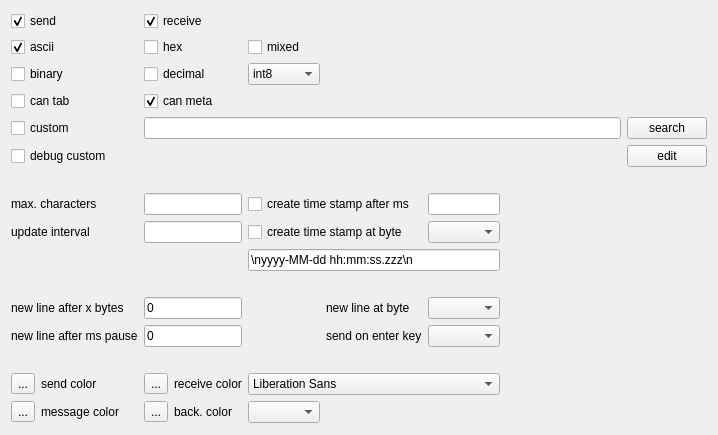
         <widget class="QWidget" name="scrollAreaWidgetContents">
          <property name="geometry">
           <rect>
            <x>0</x>
            <y>0</y>
            <width>718</width>
            <height>435</height>
           </rect>
          </property>
          <layout class="QGridLayout" name="gridLayout_9">
           <item row="0" column="0">
            <layout class="QGridLayout" name="gridLayout_7" rowstretch="0,0,0,0,0,0,0,0,0,0,0,0,0,0,0,0,0,0,0,0,0,0,0,0" columnstretch="0,0,0,0,0,1,0">
             <item row="11" column="4">
              <widget class="QComboBox" name="consoleTimestampAtByteComboBox">
               <property name="maximumSize">
                <size>
                 <width>16777215</width>
                 <height>16777215</height>
                </size>
               </property>
               <property name="toolTip">
                <string>create time stamp at byte</string>
               </property>
              </widget>
             </item>
             <item row="10" column="1">
              <widget class="QLineEdit" name="ConsoleBufferLineEdit">
               <property name="sizePolicy">
                <sizepolicy hsizetype="Ignored" vsizetype="Fixed">
                 <horstretch>0</horstretch>
                 <verstretch>0</verstretch>
                </sizepolicy>
               </property>
               <property name="maximumSize">
                <size>
                 <width>16777215</width>
                 <height>16777215</height>
                </size>
               </property>
               <property name="toolTip">
                <string>max. characters in console</string>
               </property>
               <property name="inputMask">
                <string/>
               </property>
              </widget>
             </item>
             <item row="11" column="1">
              <widget class="QLineEdit" name="ConsoleUpdateIntervallLineEdit">
               <property name="sizePolicy">
                <sizepolicy hsizetype="Ignored" vsizetype="Fixed">
                 <horstretch>0</horstretch>
                 <verstretch>0</verstretch>
                </sizepolicy>
               </property>
               <property name="maximumSize">
                <size>
                 <width>16777215</width>
                 <height>16777215</height>
                </size>
               </property>
               <property name="toolTip">
                <string>the update intervall of the consoles</string>
               </property>
              </widget>
             </item>
             <item row="10" column="0">
              <widget class="QLabel" name="ConsoleBufferLabel">
               <property name="toolTip">
                <string>max. characters in console</string>
               </property>
               <property name="text">
                <string>max. characters</string>
               </property>
              </widget>
             </item>
             <item row="10" column="4">
              <widget class="QLineEdit" name="PrintTimeStampLineEdit">
               <property name="sizePolicy">
                <sizepolicy hsizetype="Ignored" vsizetype="Fixed">
                 <horstretch>0</horstretch>
                 <verstretch>0</verstretch>
                </sizepolicy>
               </property>
               <property name="maximumSize">
                <size>
                 <width>16777215</width>
                 <height>16777215</height>
                </size>
               </property>
               <property name="toolTip">
                <string>create time stamp after ms</string>
               </property>
              </widget>
             </item>
             <item row="10" column="2" colspan="2">
              <widget class="QCheckBox" name="PrintTimeStampCheckBox">
               <property name="sizePolicy">
                <sizepolicy hsizetype="Preferred" vsizetype="Preferred">
                 <horstretch>0</horstretch>
                 <verstretch>0</verstretch>
                </sizepolicy>
               </property>
               <property name="toolTip">
                <string>create time stamp after ms</string>
               </property>
               <property name="text">
                <string>create time stamp after ms</string>
               </property>
               <property name="checked">
                <bool>false</bool>
               </property>
              </widget>
             </item>
             <item row="11" column="0">
              <widget class="QLabel" name="label_5">
               <property name="toolTip">
                <string>the update interval of the consoles</string>
               </property>
               <property name="text">
                <string>update interval</string>
               </property>
              </widget>
             </item>
             <item row="14" column="0">
              <spacer name="verticalSpacer_3">
               <property name="orientation">
                <enum>Qt::Vertical</enum>
               </property>
               <property name="sizeType">
                <enum>QSizePolicy::Fixed</enum>
               </property>
               <property name="sizeHint" stdset="0">
                <size>
                 <width>20</width>
                 <height>20</height>
                </size>
               </property>
              </spacer>
             </item>
             <item row="21" column="0">
              <layout class="QHBoxLayout" name="horizontalLayout_4">
               <item>
                <widget class="QToolButton" name="consoleSendColorButton">
                 <property name="toolTip">
                  <string>color of the sent data in the console</string>
                 </property>
                 <property name="autoFillBackground">
                  <bool>true</bool>
                 </property>
                 <property name="text">
                  <string>...</string>
                 </property>
                </widget>
               </item>
               <item>
                <widget class="QLabel" name="consoleSendColorLabel">
                 <property name="toolTip">
                  <string>color of the sent data in the consoles</string>
                 </property>
                 <property name="text">
                  <string>send color</string>
                 </property>
                </widget>
               </item>
              </layout>
             </item>
             <item row="4" column="1">
              <widget class="QCheckBox" name="consoleShowDecimalCheckBox">
               <property name="sizePolicy">
                <sizepolicy hsizetype="Preferred" vsizetype="Preferred">
                 <horstretch>0</horstretch>
                 <verstretch>0</verstretch>
                </sizepolicy>
               </property>
               <property name="toolTip">
                <string>show decimal console</string>
               </property>
               <property name="text">
                <string>decimal</string>
               </property>
              </widget>
             </item>
             <item row="5" column="0">
              <widget class="QCheckBox" name="showCanTabCheckBox">
               <property name="toolTip">
                <string>show the can tab</string>
               </property>
               <property name="statusTip">
                <string/>
               </property>
               <property name="text">
                <string>can tab</string>
               </property>
              </widget>
             </item>
             <item row="5" column="1">
              <widget class="QCheckBox" name="consoleShowCanMetaCheckBox">
               <property name="toolTip">
                <string>show can meta information (id and type) in conole</string>
               </property>
               <property name="text">
                <string>can meta</string>
               </property>
               <property name="checked">
                <bool>true</bool>
               </property>
              </widget>
             </item>
             <item row="4" column="2">
              <widget class="QComboBox" name="consoleDecimalsType">
               <property name="toolTip">
                <string>the type of the decimals in the decimal console</string>
               </property>
               <item>
                <property name="text">
                 <string>int8</string>
                </property>
               </item>
               <item>
                <property name="text">
                 <string>int16</string>
                </property>
               </item>
               <item>
                <property name="text">
                 <string>int32</string>
                </property>
               </item>
               <item>
                <property name="text">
                 <string>uint8</string>
                </property>
               </item>
               <item>
                <property name="text">
                 <string>uint16</string>
                </property>
               </item>
               <item>
                <property name="text">
                 <string>uint32</string>
                </property>
               </item>
              </widget>
             </item>
             <item row="3" column="2">
              <widget class="QCheckBox" name="consoleShowMixedCheckBox">
               <property name="toolTip">
                <string>show mixed console (ascii, dec and hex together in one console if they are selected)</string>
               </property>
               <property name="statusTip">
                <string/>
               </property>
               <property name="text">
                <string>mixed</string>
               </property>
              </widget>
             </item>
             <item row="4" column="0">
              <widget class="QCheckBox" name="consoleShowBinaryCheckBox">
               <property name="toolTip">
                <string>show binary console</string>
               </property>
               <property name="text">
                <string>binary</string>
               </property>
              </widget>
             </item>
             <item row="23" column="3">
              <spacer name="verticalSpacer_4">
               <property name="orientation">
                <enum>Qt::Vertical</enum>
               </property>
               <property name="sizeHint" stdset="0">
                <size>
                 <width>20</width>
                 <height>40</height>
                </size>
               </property>
              </spacer>
             </item>
             <item row="6" column="0">
              <widget class="QCheckBox" name="consoleShowCustomCheckBox">
               <property name="toolTip">
                <string>show a custom console (see chapter custom console/log scripts for more details)</string>
               </property>
               <property name="text">
                <string>custom</string>
               </property>
              </widget>
             </item>
             <item row="22" column="0">
              <layout class="QHBoxLayout" name="horizontalLayout_7">
               <item>
                <widget class="QToolButton" name="consoleMessageColorButton">
                 <property name="toolTip">
                  <string>the color of user messages and timestamps in the console</string>
                 </property>
                 <property name="autoFillBackground">
                  <bool>true</bool>
                 </property>
                 <property name="text">
                  <string>...</string>
                 </property>
                </widget>
               </item>
               <item>
                <widget class="QLabel" name="consoleMessageColorLabel">
                 <property name="toolTip">
                  <string>the color of user messages and timestamps in the consoles</string>
                 </property>
                 <property name="text">
                  <string>message color</string>
                 </property>
                </widget>
               </item>
              </layout>
             </item>
             <item row="20" column="3">
              <spacer name="verticalSpacer">
               <property name="orientation">
                <enum>Qt::Vertical</enum>
               </property>
               <property name="sizeType">
                <enum>QSizePolicy::Fixed</enum>
               </property>
               <property name="sizeHint" stdset="0">
                <size>
                 <width>5</width>
                 <height>20</height>
                </size>
               </property>
              </spacer>
             </item>
             <item row="9" column="1">
              <spacer name="verticalSpacer_6">
               <property name="orientation">
                <enum>Qt::Vertical</enum>
               </property>
               <property name="sizeType">
                <enum>QSizePolicy::Fixed</enum>
               </property>
               <property name="sizeHint" stdset="0">
                <size>
                 <width>20</width>
                 <height>20</height>
                </size>
               </property>
              </spacer>
             </item>
             <item row="21" column="1">
              <layout class="QHBoxLayout" name="horizontalLayout_3">
               <item>
                <widget class="QToolButton" name="consoleReceiveColorButton">
                 <property name="toolTip">
                  <string>color of the received data in the console</string>
                 </property>
                 <property name="autoFillBackground">
                  <bool>true</bool>
                 </property>
                 <property name="text">
                  <string>...</string>
                 </property>
                </widget>
               </item>
               <item>
                <widget class="QLabel" name="consoleReceiveColorLabel">
                 <property name="toolTip">
                  <string>color of the received data in the consoles and text color in the history</string>
                 </property>
                 <property name="text">
                  <string>receive color</string>
                 </property>
                </widget>
               </item>
              </layout>
             </item>
             <item row="3" column="1">
              <widget class="QCheckBox" name="consoleShowHexCheckBox">
               <property name="sizePolicy">
                <sizepolicy hsizetype="Preferred" vsizetype="Preferred">
                 <horstretch>0</horstretch>
                 <verstretch>0</verstretch>
                </sizepolicy>
               </property>
               <property name="toolTip">
                <string>show hexadecimal console</string>
               </property>
               <property name="text">
                <string>hex</string>
               </property>
              </widget>
             </item>
             <item row="3" column="0">
              <widget class="QCheckBox" name="consoleShowAsciiCheckBox">
               <property name="sizePolicy">
                <sizepolicy hsizetype="Preferred" vsizetype="Preferred">
                 <horstretch>0</horstretch>
                 <verstretch>0</verstretch>
                </sizepolicy>
               </property>
               <property name="toolTip">
                <string>show ascii console</string>
               </property>
               <property name="text">
                <string>ascii</string>
               </property>
               <property name="checked">
                <bool>true</bool>
               </property>
              </widget>
             </item>
             <item row="0" column="1">
              <widget class="QCheckBox" name="ShowReceivedCheckBox">
               <property name="sizePolicy">
                <sizepolicy hsizetype="Preferred" vsizetype="Preferred">
                 <horstretch>0</horstretch>
                 <verstretch>0</verstretch>
                </sizepolicy>
               </property>
               <property name="toolTip">
                <string>show received data in console</string>
               </property>
               <property name="text">
                <string>receive</string>
               </property>
               <property name="checked">
                <bool>true</bool>
               </property>
               <property name="tristate">
                <bool>false</bool>
               </property>
              </widget>
             </item>
             <item row="22" column="1">
              <layout class="QHBoxLayout" name="horizontalLayout_5">
               <item>
                <widget class="QToolButton" name="consoleBackgroundColorButton">
                 <property name="toolTip">
                  <string>the background color of the console</string>
                 </property>
                 <property name="autoFillBackground">
                  <bool>true</bool>
                 </property>
                 <property name="text">
                  <string>...</string>
                 </property>
                </widget>
               </item>
               <item>
                <widget class="QLabel" name="consoleBackgroundColorLabel">
                 <property name="toolTip">
                  <string>the background color of the consoles and the history</string>
                 </property>
                 <property name="text">
                  <string>back. color</string>
                 </property>
                </widget>
               </item>
              </layout>
             </item>
             <item row="22" column="2">
              <widget class="QComboBox" name="consoleFontSizeComboBox">
               <property name="sizePolicy">
                <sizepolicy hsizetype="Preferred" vsizetype="Fixed">
                 <horstretch>0</horstretch>
                 <verstretch>0</verstretch>
                </sizepolicy>
               </property>
               <property name="minimumSize">
                <size>
                 <width>0</width>
                 <height>0</height>
                </size>
               </property>
               <property name="maximumSize">
                <size>
                 <width>16777215</width>
                 <height>16777215</height>
                </size>
               </property>
               <property name="toolTip">
                <string>console font size</string>
               </property>
               <property name="currentText">
                <string/>
               </property>
              </widget>
             </item>
             <item row="11" column="2" colspan="2">
              <widget class="QCheckBox" name="consoleTimestampAtByteCheckBox">
               <property name="toolTip">
                <string>create time stamp at byte</string>
               </property>
               <property name="text">
                <string>create time stamp at byte</string>
               </property>
              </widget>
             </item>
             <item row="6" column="6">
              <widget class="QPushButton" name="consoleSearchScriptPushButton">
               <property name="toolTip">
                <string>add custom console script</string>
               </property>
               <property name="text">
                <string>search</string>
               </property>
              </widget>
             </item>
             <item row="0" column="0">
              <widget class="QCheckBox" name="ShowSendInConsoleCheckBox">
               <property name="sizePolicy">
                <sizepolicy hsizetype="Preferred" vsizetype="Preferred">
                 <horstretch>0</horstretch>
                 <verstretch>0</verstretch>
                </sizepolicy>
               </property>
               <property name="toolTip">
                <string>show sent data in console</string>
               </property>
               <property name="text">
                <string>send</string>
               </property>
               <property name="checked">
                <bool>true</bool>
               </property>
              </widget>
             </item>
             <item row="21" column="2" colspan="3">
              <widget class="QFontComboBox" name="consoleFontComboBox">
               <property name="sizePolicy">
                <sizepolicy hsizetype="Expanding" vsizetype="Fixed">
                 <horstretch>0</horstretch>
                 <verstretch>0</verstretch>
                </sizepolicy>
               </property>
               <property name="minimumSize">
                <size>
                 <width>0</width>
                 <height>0</height>
                </size>
               </property>
               <property name="maximumSize">
                <size>
                 <width>16777215</width>
                 <height>16777215</height>
                </size>
               </property>
               <property name="toolTip">
                <string>console font (the mixed console has always courier new)</string>
               </property>
               <property name="editable">
                <bool>false</bool>
               </property>
              </widget>
             </item>
             <item row="15" column="3">
              <widget class="QLabel" name="label_16">
               <property name="toolTip">
                <string>new line at byte</string>
               </property>
               <property name="text">
                <string>new line at byte</string>
               </property>
              </widget>
             </item>
             <item row="15" column="4">
              <widget class="QComboBox" name="consoleNewLineAt">
               <property name="maximumSize">
                <size>
                 <width>16777215</width>
                 <height>16777215</height>
                </size>
               </property>
               <property name="toolTip">
                <string>new line at byte</string>
               </property>
              </widget>
             </item>
             <item row="12" column="2" colspan="3">
              <widget class="QLineEdit" name="ConsoleTimestampFormat">
               <property name="sizePolicy">
                <sizepolicy hsizetype="MinimumExpanding" vsizetype="Fixed">
                 <horstretch>0</horstretch>
                 <verstretch>0</verstretch>
                </sizepolicy>
               </property>
               <property name="minimumSize">
                <size>
                 <width>150</width>
                 <height>0</height>
                </size>
               </property>
               <property name="maximumSize">
                <size>
                 <width>16777215</width>
                 <height>16777215</height>
                </size>
               </property>
               <property name="toolTip">
                <string>&lt;html&gt;&lt;head/&gt;&lt;body&gt;&lt;p&gt;time stamp format ('optinal new lines (\n)' date and time format (chapter Time format and Date format in the manual) 'optional new lines (\n)'&lt;/p&gt;&lt;p&gt;Example:&lt;/p&gt;&lt;p&gt;\nyyyy-MM-dd hh:mm:ss.zzz\n&lt;/p&gt;&lt;p&gt;Example without date and with spaces in front of the time stamp:&lt;/p&gt;&lt;p&gt;\n       hh:mm:ss\n&lt;/p&gt;&lt;p&gt;&lt;br/&gt;&lt;/p&gt;&lt;/body&gt;&lt;/html&gt;</string>
               </property>
               <property name="text">
                <string>\nyyyy-MM-dd hh:mm:ss.zzz\n</string>
               </property>
              </widget>
             </item>
             <item row="15" column="0">
              <widget class="QLabel" name="label">
               <property name="toolTip">
                <string>new line after x number of sent/received bytes (0=off)</string>
               </property>
               <property name="text">
                <string>new line after x bytes</string>
               </property>
              </widget>
             </item>
             <item row="6" column="1" colspan="5">
              <widget class="DragDropLineEdit" name="consoleScriptLineEdit">
               <property name="toolTip">
                <string>script which generates the text for the custom console (see chapter custom console/log scripts for more details)</string>
               </property>
               <property name="readOnly">
                <bool>true</bool>
               </property>
              </widget>
             </item>
             <item row="16" column="0">
              <widget class="QLabel" name="label_2">
               <property name="toolTip">
                <string>new line after x ms send/receive pause (0=off)</string>
               </property>
               <property name="text">
                <string>new line after ms pause</string>
               </property>
              </widget>
             </item>
             <item row="16" column="4">
              <widget class="QComboBox" name="consoleSendOnEnter">
               <property name="maximumSize">
                <size>
                 <width>16777215</width>
                 <height>16777215</height>
                </size>
               </property>
               <property name="toolTip">
                <string>&lt;html&gt;&lt;head/&gt;&lt;body&gt;&lt;p&gt;this is sent/used for the enter key (console, message dialog, main window send area and ascii sequence in the send window)&lt;/p&gt;&lt;/body&gt;&lt;/html&gt;</string>
               </property>
              </widget>
             </item>
             <item row="16" column="1">
              <widget class="QLineEdit" name="consoleNewLineAfterPause">
               <property name="sizePolicy">
                <sizepolicy hsizetype="Ignored" vsizetype="Fixed">
                 <horstretch>0</horstretch>
                 <verstretch>0</verstretch>
                </sizepolicy>
               </property>
               <property name="maximumSize">
                <size>
                 <width>16777215</width>
                 <height>16777215</height>
                </size>
               </property>
               <property name="toolTip">
                <string>new line after x ms send/receive pause (0=off)</string>
               </property>
               <property name="text">
                <string>0</string>
               </property>
              </widget>
             </item>
             <item row="15" column="1">
              <widget class="QLineEdit" name="consoleNewLineAfterNumberBytes">
               <property name="sizePolicy">
                <sizepolicy hsizetype="Ignored" vsizetype="Fixed">
                 <horstretch>0</horstretch>
                 <verstretch>0</verstretch>
                </sizepolicy>
               </property>
               <property name="maximumSize">
                <size>
                 <width>16777215</width>
                 <height>16777215</height>
                </size>
               </property>
               <property name="toolTip">
                <string>new line after x number of sent/received bytes (0=off)</string>
               </property>
               <property name="text">
                <string>0</string>
               </property>
              </widget>
             </item>
             <item row="16" column="3">
              <widget class="QLabel" name="label_18">
               <property name="toolTip">
                <string>&lt;html&gt;&lt;head/&gt;&lt;body&gt;&lt;p&gt;this is sent/used for the enter key (console, message dialog, main window send area and ascii sequence in the send window)&lt;/p&gt;&lt;/body&gt;&lt;/html&gt;</string>
               </property>
               <property name="text">
                <string>send on enter key</string>
               </property>
              </widget>
             </item>
             <item row="7" column="0">
              <widget class="QCheckBox" name="consoleDebugCustomCheckBox">
               <property name="toolTip">
                <string>debug the custom console script</string>
               </property>
               <property name="text">
                <string>debug custom</string>
               </property>
              </widget>
             </item>
             <item row="7" column="6">
              <widget class="QPushButton" name="consoleEditScriptPushButton">
               <property name="toolTip">
                <string>edit custom console script</string>
               </property>
               <property name="text">
                <string>edit</string>
               </property>
              </widget>
             </item>
            </layout>
           </item>
          </layout>
         </widget>
